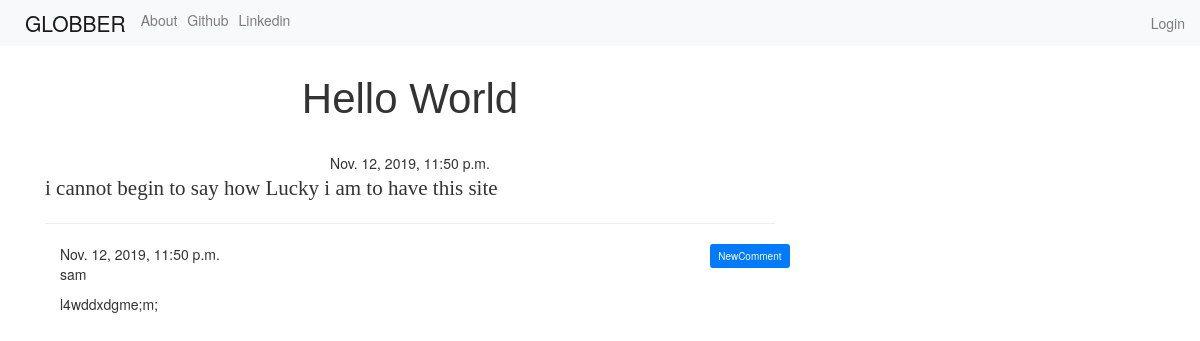
/post/1, run on the app's committed database.
### blog/models.py (models this page shows, shortened)
class Post(models.Model):
    author = models.ForeignKey('auth.User',on_delete=models.CASCADE)
    title = models.CharField(max_length=256)
    text = models.TextField()
    created_date = models.DateTimeField(default=timezone.now)
    published_date = models.DateTimeField(blank=True,null=True)

class Comment(models.Model):
    post = models.ForeignKey('blog.Post',related_name='comments',on_delete=models.CASCADE)
    author = models.CharField(max_length=200)
    text = models.TextField()
    created_date = models.DateTimeField(default=timezone.now)
    approved_comment = models.BooleanField(default=False)

### blog/views.py (the view)
# urls.py: url(r'^post/(?P<pk>\d+)$',views.PostDetailView.as_view(),name='post_detail'),
class PostDetailView(DetailView):
    model = Post

### blog/templates/blog/post_detail.html (shortened to what this page needs)
{% extends 'base.html' %}
{% block content %}
<h1 class="posttitle loader">{{post.title}}</h1>
{% if post.published_date %}
<div class="date postdate">
    {{post.published_date}}
</div>
{% else %}
<a href="{%url 'post_publish' pk=post.pk %}" class="btn btn-default">Publish</a>
{% endif %}
<p class="postcontent">{{ post.text|safe|linebreaksbr}}</p>
<hr>
<a href="{% url 'add_comment_to_post' pk=post.pk%}" class="btn btn-primary btn-comment">NewComment</a>
<div class="container">
    {% for comment in post.comments.all %}
    {% if user.is_authenticated or comment.approved_comment %}
    {{comment.created_date}}
    <p>{{comment.author}}</p>
    <p>{{comment.text|safe|linebreaks}}</p>
    {% endif %}
    {% empty %}
    <p>No Comment!</p>
    {% endfor %}
</div>
{% endblock %}

### blog/static/css/blog.css (style rules this page uses)
.postdate { text-align: center; }
.posttitle { font-family: 'Russo One', sans-serif; font-size: 3em; text-align: center; }
.postcontent { font-family: 'Montserrat'; font-size: 1.5em; }
.btn-comment { position: absolute; right: 0px; }
.loader { filter:hue-rotate(0deg); color: linear-gradient(45deg,#0f8,#08f); animation:hue 5000ms infinite linear; }

### data on the page
Post: title "Hello World", published_date "Nov. 12, 2019, 11:50 p.m.", text "i cannot begin to say how Lucky i am to have this site"
Comment: created_date "Nov. 12, 2019, 11:50 p.m.", author "sam", text "l4wddxdgme;m;"
